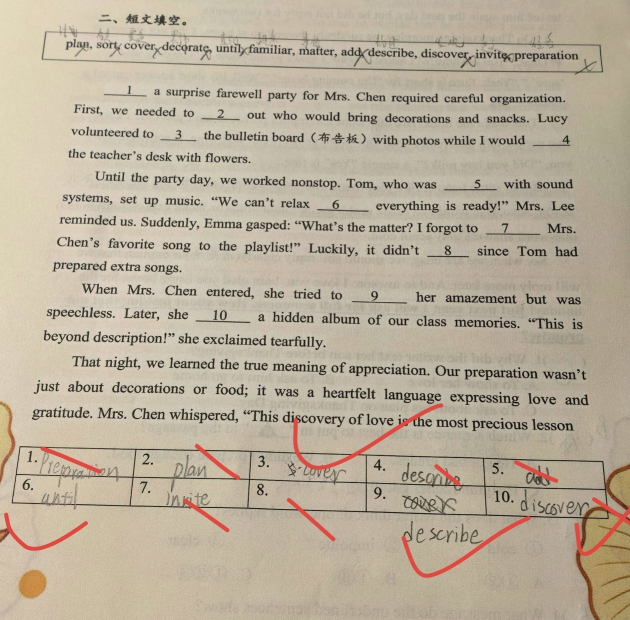
#> input picture uploads/wrong_bank/english_20260919_wrong.jpg, 1260 x 1239 px, given in place of img_5d918dc8b3b2.jpg, which was not available (shown at 1/2 size)
$ python _prep_ecg_img.py
#> lines starting #> are read from the running program, lines starting #| are printed output that depends on the picture
#!/usr/bin/env python3
# -*- coding: utf-8 -*-
"""压缩错题图片并放入 uploads/wrong_bank/"""
from PIL import Image
import os

src = '/home/administrator/.hermes/cache/images/img_5d918dc8b3b2.jpg'
dst = '/home/administrator/xuci-jiancha/uploads/wrong_bank/physics_ecg_20260913.jpg'
os.makedirs(os.path.dirname(dst), exist_ok=True)
im = Image.open(src)
#> im is the input picture: PIL image 1260x1239 RGB; mean R, G, B 185, 173.5, 154.2
w, h = im.size
#> w = 1260; h = 1239
nw = 1000
im2 = im.resize((nw, int(h * nw / w)), Image.LANCZOS)
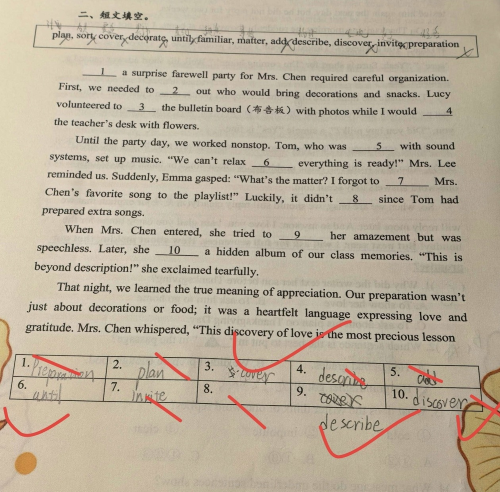
#> im2: PIL image 1000x983 RGB (shown at 1/2 size); mean R, G, B 185, 173.5, 154.2
im2.save(dst, 'JPEG', quality=82, optimize=True)
print('输出:', os.path.getsize(dst), 'bytes,', im2.size)
#| 输出: 190165 bytes, (1000, 983)

$ run again, on uploads/wrong_bank/english_quiz_20260913.jpg
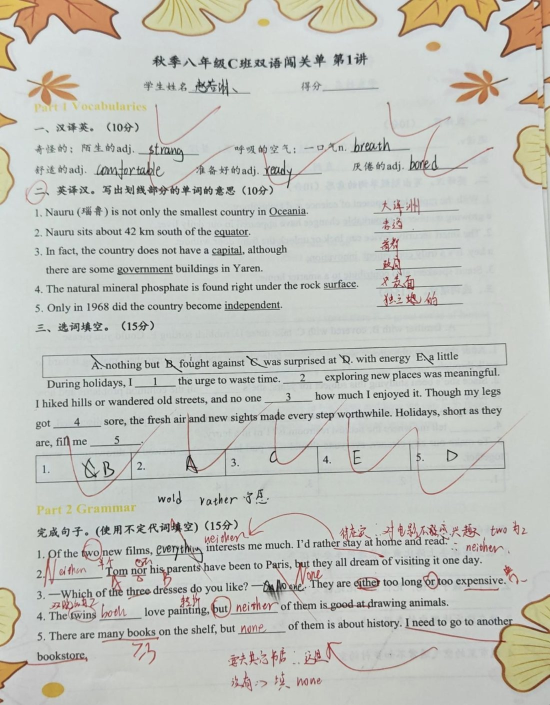
#> input picture uploads/wrong_bank/english_quiz_20260913.jpg, 1100 x 1409 px, given in place of img_5d918dc8b3b2.jpg, which was not available (shown at 1/2 size)
#> im is the input picture: PIL image 1100x1409 RGB; mean R, G, B 193.5, 195.3, 189.2
#> `im2 = im.resize((nw, int(h * nw / w)), Image.LANCZOS)`:
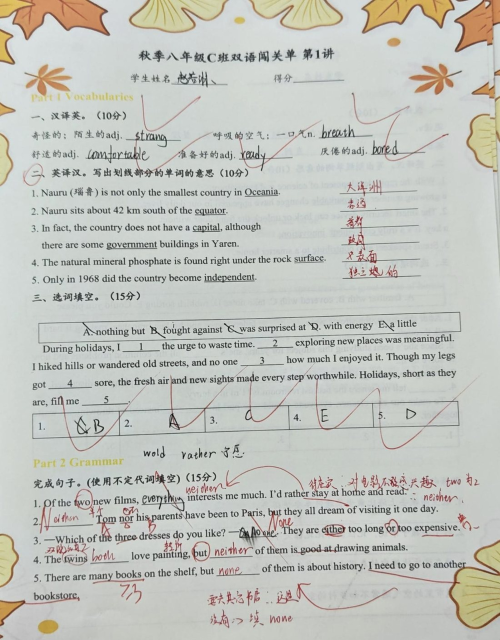
#> im2: PIL image 1000x1280 RGB (shown at 1/2 size); mean R, G, B 193.5, 195.3, 189.2
#| 输出: 195629 bytes, (1000, 1280)
